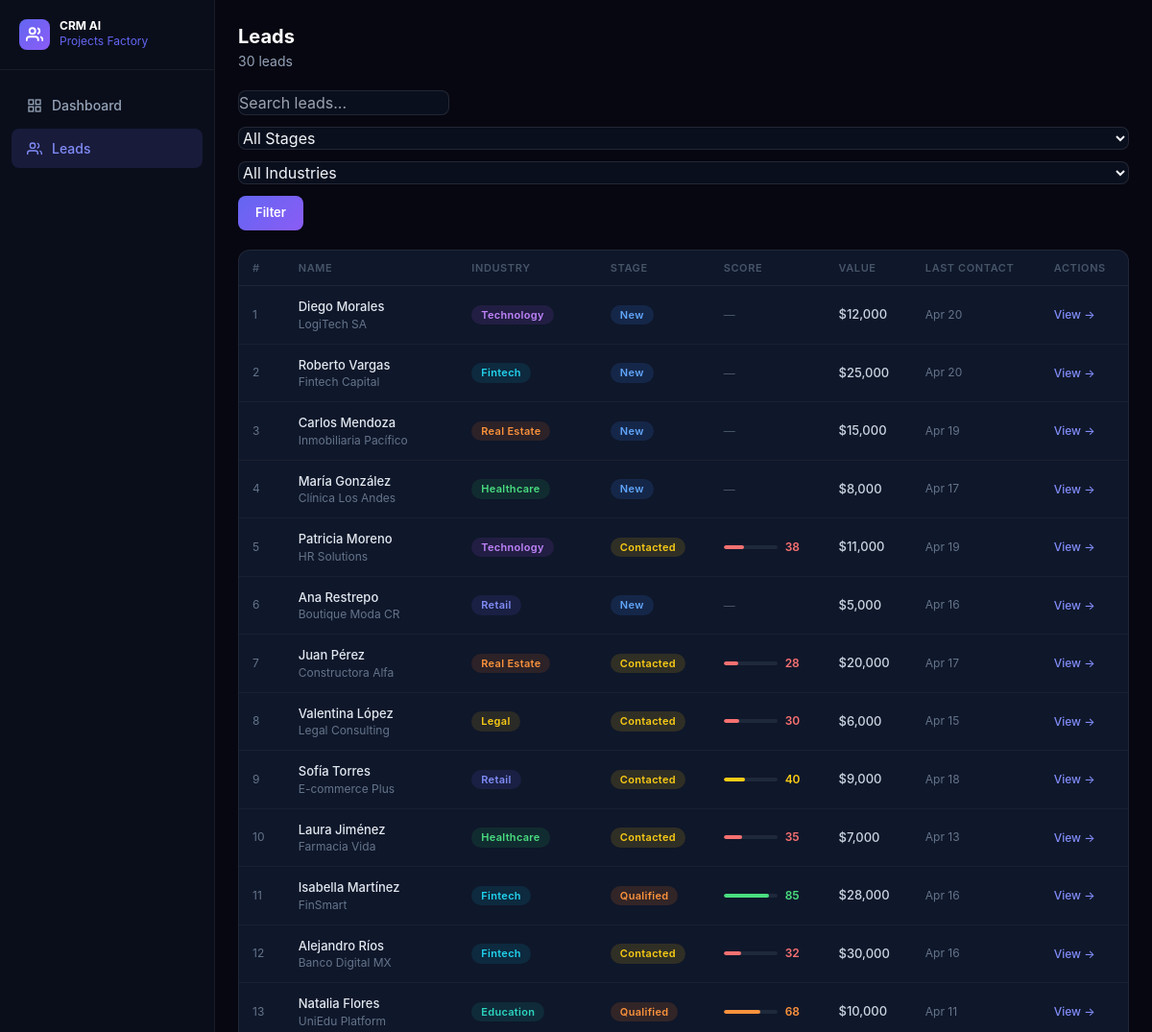
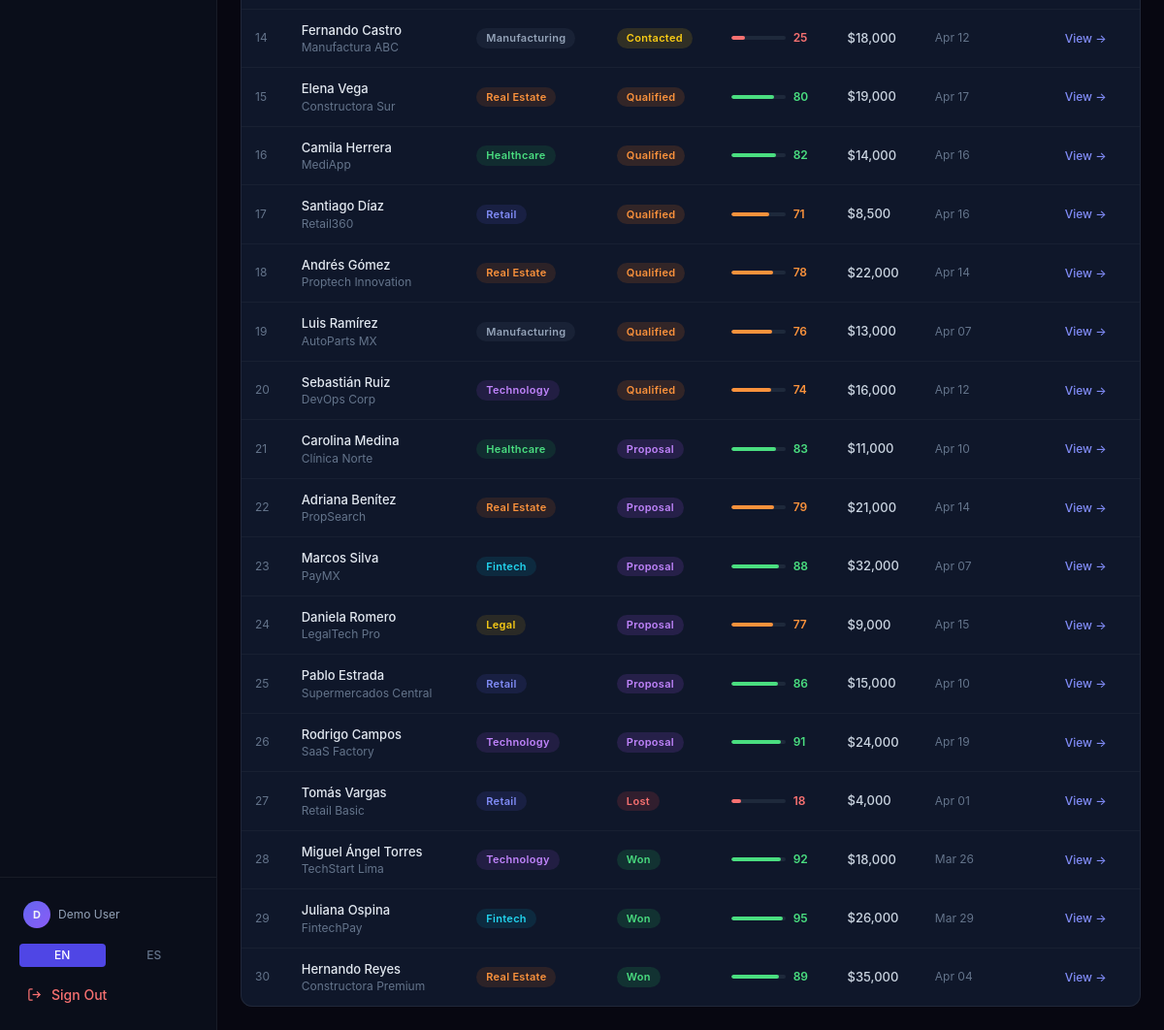
Page /leads (signed in) on the committed database (2 pictures, top to bottom).
### app/models.py (models this page shows)
class Lead(Base):
    __tablename__ = "leads"
    id: Mapped[int] = mapped_column(Integer, primary_key=True, autoincrement=True)
    name: Mapped[str] = mapped_column(String(100), index=True)
    company: Mapped[str] = mapped_column(String(100))
    email: Mapped[str] = mapped_column(String(100))
    phone: Mapped[str] = mapped_column(String(30))
    industry: Mapped[str] = mapped_column(String(50))
    stage: Mapped[str] = mapped_column(String(30), default="nuevo")
    score: Mapped[int] = mapped_column(Integer, default=0)
    value: Mapped[float] = mapped_column(Float, default=0.0)
    notes: Mapped[str] = mapped_column(Text, default="")
    assigned_to: Mapped[str] = mapped_column(String(100), default="Demo User")
    last_contact: Mapped[datetime] = mapped_column(DateTime, default=datetime.utcnow)
    created_at: Mapped[datetime] = mapped_column(DateTime, default=datetime.utcnow)
    updated_at: Mapped[datetime] = mapped_column(DateTime, default=datetime.utcnow, onupdate=datetime.utcnow)
    activities: Mapped[list["Activity"]] = relationship("Activity", back_populates="lead", cascade="all, delete-orphan")

### app/main.py (the view)
@app.get("/leads", response_class=HTMLResponse)
async def leads_page(request: Request, stage: str = None, industry: str = None, search: str = None, db: AsyncSession = Depends(get_db)):
    email = auth_check(request)
    if not email:
        return RedirectResponse(url="/login", status_code=302)
    lang = get_lang(request)
    leads = await get_leads(db, stage=stage, industry=industry, search=search)
    return templates.TemplateResponse("leads.html", {
        "request": request, "t": get_t(lang), "lang": lang,
        "leads": leads, "email": email,
        "filter_stage": stage or "", "filter_industry": industry or "", "search": search or "",
    })

### templates/leads.html (shortened to what this page needs)
{% extends "base.html" %}
{% block nav_leads %}active{% endblock %}
{% block content %}
<div class="p-6 space-y-5">
  <div class="flex items-center justify-between">
    <div>
      <h1 class="text-xl font-bold text-white">{{ t.leads }}</h1>
      <p class="text-sm text-slate-400 mt-0.5">{{ leads | length }} leads</p>
    </div>
  </div>
  <form method="get" action="/leads" class="flex flex-wrap gap-3">
    <input type="text" name="search" value="{{ search }}" placeholder="{{ t.search_placeholder }}" style="width:220px"/>
    <select name="stage">
      <option value="">{{ t.all_stages }}</option>
    </select>
    <select name="industry">
      <option value="">{{ t.all_industries }}</option>
    </select>
    <button type="submit" class="btn-primary">{{ t.filter }}</button>
  </form>
  <div class="card overflow-hidden">
    <table>
      <thead>
        <tr>
          <th>#</th>
          <th>{{ t.name }}</th>
          <th>{{ t.industry }}</th>
          <th>{{ t.stage }}</th>
          <th>{{ t.score }}</th>
          <th>{{ t.value }}</th>
          <th>{{ t.last_contact }}</th>
          <th>{{ t.actions }}</th>
        </tr>
      </thead>
      <tbody>
        {% for lead in leads %}
        <tr>
          <td class="text-slate-500 text-xs">{{ loop.index }}</td>
          <td>
            <div class="font-medium text-slate-200">{{ lead.name }}</div>
            <div class="text-xs text-slate-500">{{ lead.company }}</div>
          </td>
          <td><span class="badge badge-{{ lead.industry }}">{{ t['ind_' + lead.industry] if ('ind_' + lead.industry) in t else lead.industry }}</span></td>
          <td><span class="badge badge-{{ lead.stage }}">{{ t['stage_' + lead.stage] if ('stage_' + lead.stage) in t else lead.stage }}</span></td>
          <td>
            {% if lead.score > 0 %}
            <div class="flex items-center gap-2">
              <div class="score-bar w-14 overflow-hidden">
                <div style="height:4px;border-radius:2px;width:{{ lead.score }}%;background:{% if lead.score >= 80 %}#4ade80{% elif lead.score >= 60 %}#fb923c{% elif lead.score >= 40 %}#facc15{% else %}#f87171{% endif %}"></div>
              </div>
              <span class="text-xs font-semibold {% if lead.score >= 80 %}text-green-400{% elif lead.score >= 60 %}text-orange-400{% elif lead.score >= 40 %}text-yellow-400{% else %}text-red-400{% endif %}">{{ lead.score }}</span>
            </div>
            {% else %}
            <span class="text-xs text-slate-600">—</span>
            {% endif %}
          </td>
          <td class="text-slate-300 font-medium">${{ "{:,.0f}".format(lead.value) }}</td>
          <td class="text-xs text-slate-500">
            {% set delta = (now - lead.last_contact).days if now is defined else 0 %}
            {{ lead.last_contact.strftime('%b %d') }}
          </td>
          <td>
            <a href="/leads/{{ lead.id }}" class="text-indigo-400 hover:text-indigo-300 text-xs font-medium">{{ t.view }} →</a>
          </td>
        </tr>
        {% endfor %}
      </tbody>
    </table>
  </div>
</div>
{% endblock %}

### templates/base.html (style rules this page uses)
body { background:#070711;font-family:'Inter',system-ui,sans-serif }
.card { background:#0f172a;border:1px solid rgba(255,255,255,.07);border-radius:12px }
.badge { display:inline-flex;align-items:center;padding:2px 10px;border-radius:999px;font-size:11px;font-weight:600;letter-spacing:.3px }
.badge-nuevo { background:rgba(59,130,246,.15);color:#60a5fa }
.badge-contactado { background:rgba(234,179,8,.15);color:#facc15 }
.badge-calificado { background:rgba(249,115,22,.15);color:#fb923c }
.badge-propuesta { background:rgba(168,85,247,.15);color:#c084fc }
.badge-ganado { background:rgba(34,197,94,.15);color:#4ade80 }
.badge-perdido { background:rgba(239,68,68,.15);color:#f87171 }
.badge-inmobiliaria { background:rgba(249,115,22,.12);color:#fb923c }
.badge-salud { background:rgba(34,197,94,.12);color:#4ade80 }
.badge-fintech { background:rgba(6,182,212,.12);color:#22d3ee }
.badge-retail { background:rgba(99,102,241,.12);color:#818cf8 }
.badge-tecnología { background:rgba(168,85,247,.12);color:#c084fc }
.badge-manufactura { background:rgba(100,116,139,.12);color:#94a3b8 }
.badge-legal { background:rgba(234,179,8,.12);color:#facc15 }
.badge-educación { background:rgba(20,184,166,.12);color:#2dd4bf }
.score-bar { height:4px;border-radius:2px;background:#1e293b }
.btn-primary { background:linear-gradient(135deg,#6366f1,#8b5cf6);color:#fff;border-radius:8px;padding:8px 18px;font-size:13px;font-weight:600;transition:opacity .15s }
table { width:100%;border-collapse:collapse }
th { text-align:left;padding:10px 14px;font-size:11px;font-weight:600;letter-spacing:.6px;text-transform:uppercase;color:#475569;border-bottom:1px solid rgba(255,255,255,.06) }
td { padding:12px 14px;font-size:13px;color:#cbd5e1;border-bottom:1px solid rgba(255,255,255,.04) }
tr:last-child td { border-bottom:none }
input,select,textarea { background:#0a0f1e;border:1px solid rgba(255,255,255,.1);border-radius:8px;color:#e2e8f0;font-size:13px;padding:8px 12px;width:100%;outline:none;transition:border-color .15s }
select option { background:#0a0f1e }

### rows in the picture
Lead: name "Diego Morales", company "LogiTech SA", industry "Technology", stage "New", value "12,000", last_contact "Apr 20", view "View"
Lead: name "Roberto Vargas", company "Fintech Capital", industry "Fintech", stage "New", value "25,000", last_contact "Apr 20", view "View"
Lead: name "Carlos Mendoza", company "Inmobiliaria Pacífico", industry "Real Estate", stage "New", value "15,000", last_contact "Apr 19", view "View"
Lead: name "María González", company "Clínica Los Andes", industry "Healthcare", stage "New", value "8,000", last_contact "Apr 17", view "View"
Lead: name "Patricia Moreno", company "HR Solutions", industry "Technology", stage "Contacted", score "38", value "11,000", last_contact "Apr 19", view "View"
Lead: name "Ana Restrepo", company "Boutique Moda CR", industry "Retail", stage "New", value "5,000", last_contact "Apr 16", view "View"
Lead: name "Juan Pérez", company "Constructora Alfa", industry "Real Estate", stage "Contacted", score "28", value "20,000", last_contact "Apr 17", view "View"
Lead: name "Valentina López", company "Legal Consulting", industry "Legal", stage "Contacted", score "30", value "6,000", last_contact "Apr 15", view "View"
Lead: name "Sofía Torres", company "E-commerce Plus", industry "Retail", stage "Contacted", score "40", value "9,000", last_contact "Apr 18", view "View"
Lead: name "Laura Jiménez", company "Farmacia Vida", industry "Healthcare", stage "Contacted", score "35", value "7,000", last_contact "Apr 13", view "View"
Lead: name "Isabella Martínez", company "FinSmart", industry "Fintech", stage "Qualified", score "85", value "28,000", last_contact "Apr 16", view "View"
Lead: name "Alejandro Ríos", company "Banco Digital MX", industry "Fintech", stage "Contacted", score "32", value "30,000", last_contact "Apr 16", view "View"
Lead: name "Natalia Flores", company "UniEdu Platform", industry "Education", stage "Qualified", score "68", value "10,000", last_contact "Apr 11", view "View"
Lead: name "Fernando Castro", company "Manufactura ABC", industry "Manufacturing", stage "Contacted", score "25", value "18,000", last_contact "Apr 12", view "View"
Lead: name "Elena Vega", company "Constructora Sur", industry "Real Estate", stage "Qualified", score "80", value "19,000", last_contact "Apr 17", view "View"
Lead: name "Camila Herrera", company "MediApp", industry "Healthcare", stage "Qualified", score "82", value "14,000", last_contact "Apr 16", view "View"
Lead: name "Santiago Díaz", company "Retail360", industry "Retail", stage "Qualified", score "71", value "8,500", last_contact "Apr 16", view "View"
Lead: name "Andrés Gómez", company "Proptech Innovation", industry "Real Estate", stage "Qualified", score "78", value "22,000", last_contact "Apr 14", view "View"
Lead: name "Luis Ramírez", company "AutoParts MX", industry "Manufacturing", stage "Qualified", score "76", value "13,000", last_contact "Apr 07", view "View"
Lead: name "Sebastián Ruiz", company "DevOps Corp", industry "Technology", stage "Qualified", score "74", value "16,000", last_contact "Apr 12", view "View"
Lead: name "Carolina Medina", company "Clínica Norte", industry "Healthcare", stage "Proposal", score "83", value "11,000", last_contact "Apr 10", view "View"
Lead: name "Adriana Benítez", company "PropSearch", industry "Real Estate", stage "Proposal", score "79", value "21,000", last_contact "Apr 14", view "View"
Lead: name "Marcos Silva", company "PayMX", industry "Fintech", stage "Proposal", score "88", value "32,000", last_contact "Apr 07", view "View"
Lead: name "Daniela Romero", company "LegalTech Pro", industry "Legal", stage "Proposal", score "77", value "9,000", last_contact "Apr 15", view "View"
Lead: name "Pablo Estrada", company "Supermercados Central", industry "Retail", stage "Proposal", score "86", value "15,000", last_contact "Apr 10", view "View"
Lead: name "Rodrigo Campos", company "SaaS Factory", industry "Technology", stage "Proposal", score "91", value "24,000", last_contact "Apr 19", view "View"
Lead: name "Tomás Vargas", company "Retail Basic", industry "Retail", stage "Lost", score "18", value "4,000", last_contact "Apr 01", view "View"
Lead: name "Miguel Ángel Torres", company "TechStart Lima", industry "Technology", stage "Won", score "92", value "18,000", last_contact "Mar 26", view "View"
Lead: name "Juliana Ospina", company "FintechPay", industry "Fintech", stage "Won", score "95", value "26,000", last_contact "Mar 29", view "View"
Lead: name "Hernando Reyes", company "Constructora Premium", industry "Real Estate", stage "Won", score "89", value "35,000", last_contact "Apr 04", view "View"

### other values in the picture
{{ t.dashboard }} "Dashboard"
{{ t.leads }} "Leads"
{{ t.sign_out }} "Sign Out"
{{ leads | length }} "30"
{{ t.filter }} "Filter"
{{ t.name }} "NAME"
{{ t.industry }} "INDUSTRY"
{{ t.stage }} "STAGE"
{{ t.score }} "SCORE"
{{ t.value }} "VALUE"
{{ t.last_contact }} "LAST CONTACT"
{{ t.actions }} "ACTIONS"
form field stage "All Stages"
form field industry "All Industries"
